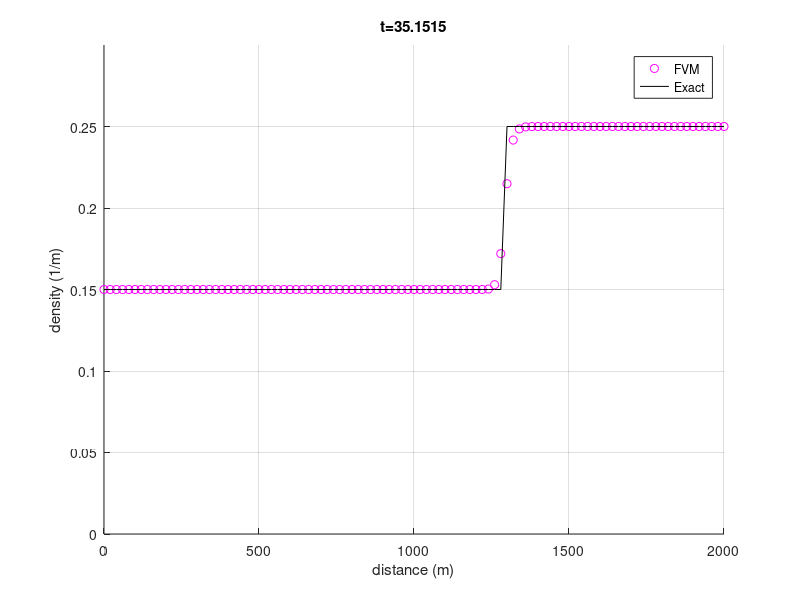

Source code (MATLAB):
% Script: convect1d.m
clear all;

%set constants
v_max = 33;     % m/s
p_max = 0.25;   % 1/m
p_L = 0.15;     % Left boundary density
p_R = 0.25;     % Right boundary density

% Set-up grid
xL = 0;
xR = 2000;
Nx = 100;       % number of cells
x = linspace(xL,xR,Nx+1);

% Calculate midpoint of each cell. 
xmid = zeros(1,Nx);
for i = 1:1:Nx
    xmid(i) = (.5)*(x(i) + x(i+1));
end % for i = 1:1:Nx

% Calculate cell size. We assume that each cell is the same size
dx = x(2) - x(1);

% Set shock velocity
a = ((1-p_L/p_max)*v_max*p_L - (1-p_R/p_max)*v_max*p_R)/(p_L-p_R);

% Set final time
tfinal = 35;

% Set timestep
CFL = 0.5;
dt = CFL*dx/v_max;
t=0;

% Set initial condition to p0 = 0.15 (1/m)
P = zeros(1,Nx);       % Density in each cell
for i = 1:1:Nx
    P(i) = .15;
end % for i = 1:1:numel(xmid)

% Initialize exact solution array
P_Exact=zeros(size(P));         % Exact density in each cell (at midpoints)

% Loop until t > tfinal
while (t < tfinal)
    Pbc = [p_L, P, p_R]; % This enforces the bc
    
    % Calculate the flux at each interface
    %Pbc_avg = 0.5*(Pbc(1:Nx+1)+Pbc(2:Nx+2));
    n_Pbc = numel(Pbc);             % Get number of elements.
    
    Flux_L_Bound = zeros(1,n_Pbc);
    for i = 1:1:n_Pbc
        Flux_L_Bound(i) = (1-Pbc(i)/p_max)*v_max*Pbc(i);
        % Cars flow from left to right. The flux through a given boundary
        % depends on the value of the density in the cell to the right of
        % that boundary. Thus, when we calculate the flux term, Pv, for a
        % given cell, we are really finding the flux of cars into that cell
        % from the left. Therefore, the value of our flux vector for the
        % ith cell is the flux flowing into that cell from the left
        % boundary. 
    end % for i = 1:1:n_Pbc
    
    % Find net flux in each cell
    Net_Flux = zeros(1,Nx+2);
    for i = 1:1:(Nx+1)
        Net_Flux(i) = Flux_L_Bound(i) - Flux_L_Bound(i+1);
        % Cars flow from left to right. The flux of cars through a given
        % boundary depends on the value of the density in the cell infront
        % of us. Cars leaves through the left and enter through the right.
        % The flux flowing out is simply the flux flound through the left
        % bounday of the i+1th cell, while the flux flowing in is the flux
        % through the left boundary of the ith cell.  
    end % for i = 1:1:(n_Pbc-1)
    
    % Update P for all interior elements of Pbc
    for i = 2:1:(Nx+1)
        P(i-1) = P(i-1) + Net_Flux(i)*(dt/dx);
    end % for i = 2:1:(Nx+2)

    %calculate exact solution at this time step
        for i=1:length(P_Exact)
            if ((dx*(i-1/2))-2000)/t < a
                P_Exact(i) = p_L;
            else
                P_Exact(i) = p_R;
            end
        end

    % Increment time
    t = t + dt;

    % Plot current solution
    figure(1);
    clf;    
    hold on;        % hold on
    grid on;        % grid on

    plot(x,[P, P(Nx)],'mo');
    plot(x,[P_Exact, P_Exact(Nx)],'k-');
        axis([xL, xR, 0, 0.3]);
        legend('FVM','Exact');
        title(['t=',num2str(t)]);
        ylabel('density (1/m)');
        xlabel('distance (m)');
    drawnow;
    hold off;
end % while(t < tfinal)
